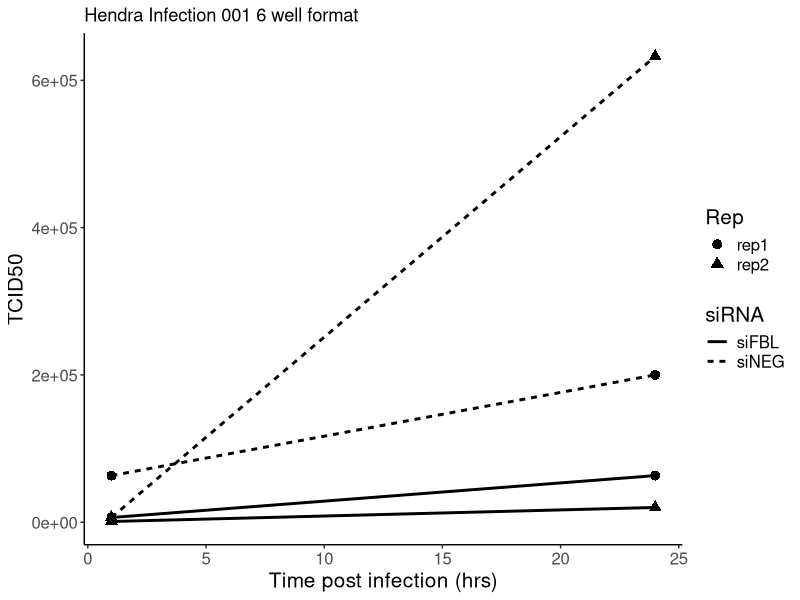

This chart was generated by the following R code:
.libPaths(c("C:/Users/ale097/Data School/Packages"))
library(tidyverse)
read_csv("data/Hendra_Infection_001.csv")                                   #Read in the data 
TCID50 <- read_csv("data/Hendra_Infection_001.csv")
TCID50

plot1 <- TCID50 %>% 
  filter(Lysis == "RIPA buffer") %>% 
  select(siRNA, time, Rep, TCID50) %>% 
  ggplot(mapping = aes(x = time, y = TCID50, shape = Rep, linetype = siRNA)) +
  geom_line(size = 1) +
  geom_point(size = 3) +
  theme_classic() +
  theme(legend.text = element_text(size = 12), 
        legend.title = element_text(size = 15),
        axis.title = element_text(size = 15), 
        axis.text.x = element_text(size = 12),
        axis.title.y = element_text(size = 15),
        axis.text.y = element_text(size = 12 ), 
        legend.key.height = unit("0.5", "cm")) +
  labs(title = "Hendra Infection 001 6 well format", x = "Time post infection (hrs)")
  


ggsave(filename = "results/TCID50_001_6well.png", plot = plot1)

